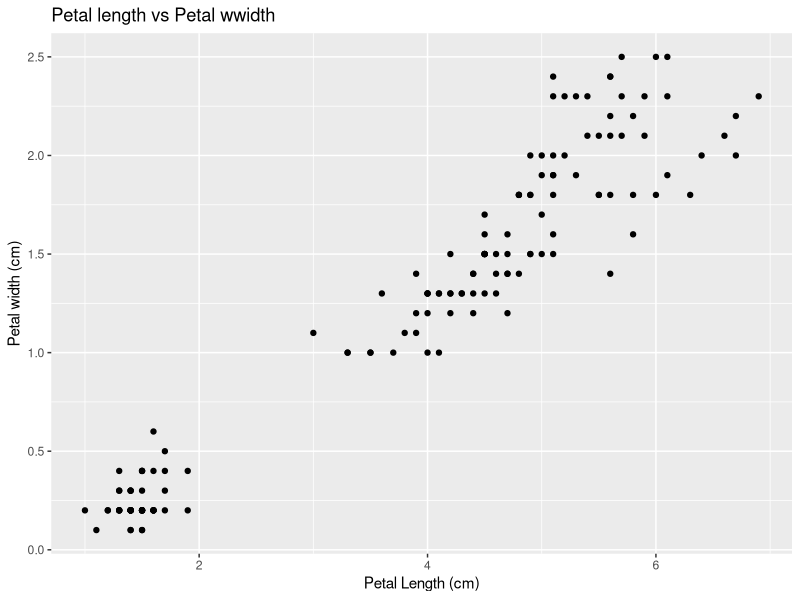

Reproduce this figure in R. (Note: this script raises an error after producing the figure.)
## STatistical Model

data(iris)
head(iris)

library(ggplot2)

cor(x = iris$Petal.Length, y = iris$Petal.Width)
# Scatterplot of 2 variables
ggplot(data = iris, aes(x = Petal.Length, y = Petal.Width)) +
      geom_point() +
      ggtitle("Petal length vs Petal wwidth") +
      xlab("Petal Length (cm)") +
      ylab("Petal width (cm)")

# Draw the line of best fit using linear regression
# Create a linear regression model
model_lm <- lm(iris$Petal.Width ~ iris$Petal.Length, data = iris)


#Summarize the model
summary(model_lm)

#Draw reression line to plot
lines(x = iris$Petal.Length, 
      y = pred_model, 
      col = "red", 
      lwd = 3)

#Get correlation coefficients

cor(x = iris$Petal.Length, y = iris$Petal.Width)

## High corr => Petal Length can be used to identify Petal Width

predict(object = model_lm, newdata = data.frame(
        Petal.Length = c(2,5,7)))

